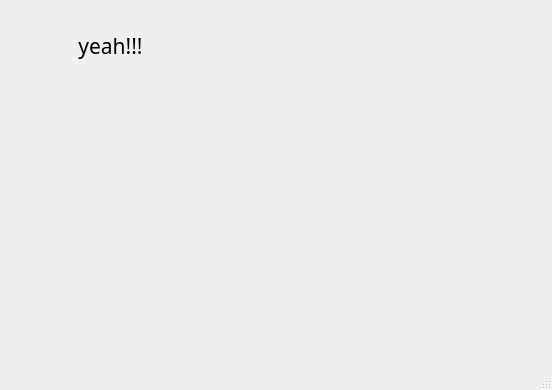
<?xml version="1.0" encoding="UTF-8"?>
<ui version="4.0">
 <class>MainWindow</class>
 <widget class="QMainWindow" name="MainWindow">
  <property name="geometry">
   <rect>
    <x>0</x>
    <y>0</y>
    <width>552</width>
    <height>390</height>
   </rect>
  </property>
  <property name="windowTitle">
   <string>MainWindow</string>
  </property>
  <property name="styleSheet">
   <string notr="true">background-image: url(:/pikachu/pikachu_2.png);</string>
  </property>
  <widget class="QWidget" name="centralwidget">
   <widget class="QPushButton" name="pushButton">
    <property name="geometry">
     <rect>
      <x>40</x>
      <y>10</y>
      <width>141</width>
      <height>71</height>
     </rect>
    </property>
    <property name="font">
     <font>
      <family>a비타민</family>
      <pointsize>16</pointsize>
     </font>
    </property>
    <property name="text">
     <string>yeah!!!</string>
    </property>
    <property name="flat">
     <bool>true</bool>
    </property>
   </widget>
  </widget>
  <widget class="QMenuBar" name="menubar">
   <property name="geometry">
    <rect>
     <x>0</x>
     <y>0</y>
     <width>552</width>
     <height>21</height>
    </rect>
   </property>
  </widget>
  <widget class="QStatusBar" name="statusbar"/>
 </widget>
 <resources>
  <include location="image/pikachu.qrc"/>
 </resources>
 <connections/>
</ui>
